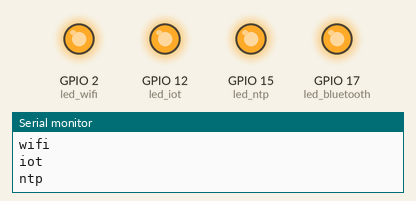
This sketch was run on a simulated ESP32. Shown: output pins drawn as LEDs (lit = HIGH), the last lines printed to the serial monitor.

Above: at 0.15 s.
At 2.25 s:
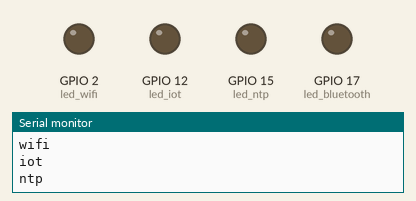
Timing chart, 0 to 3.0 s (numbered marks = the images above):
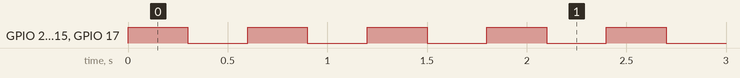

The sketch:

RTOS-Assign3-3.ino
```cpp
#include <stdio.h>
#include "freertos/FreeRTOS.h"
#include "freertos/task.h"
#include "driver/gpio.h"

// You'll likely need this on vanilla FreeRTOS
//#include semphr.h

// Use only core 1 for demo purposes
#if CONFIG_FREERTOS_UNICORE
  static const BaseType_t app_cpu = 0;
#else
  static const BaseType_t app_cpu = 1;
#endif

// Pins (change this if your Arduino board does not have LED_BUILTIN defined)
static const int led_bluetooth= 17;
static const int led_wifi= 2;
static const int led_ntp= 15;
static const int led_iot= 12;

//*****************************************************************************
// Tasks

// Blink LED based on rate passed by parameter

//*****************************************************************************
// Main (runs as its own task with priority 1 on core 1)

void setup() {
  // Configure Serial
  Serial.begin(115200);
  pinMode(led_bluetooth, OUTPUT);
  pinMode(led_wifi, OUTPUT);
  pinMode(led_ntp, OUTPUT);
  pinMode(led_iot, OUTPUT);
  // Wait a moment to start (so we don't miss Serial output)
  xTaskCreatePinnedToCore(task0,"t0",1024,NULL,tskIDLE_PRIORITY+1,NULL,app_cpu);
  xTaskCreatePinnedToCore(task1,"t1",1024,NULL,tskIDLE_PRIORITY+1,NULL,app_cpu);
  xTaskCreatePinnedToCore(task2,"t1",1024,NULL,tskIDLE_PRIORITY+1,NULL,app_cpu);
  xTaskCreatePinnedToCore(task3,"t1",1024,NULL,tskIDLE_PRIORITY+1,NULL,app_cpu);

}

void loop() {
  // Do nothing but allow yielding to lower-priority tasks
  vTaskDelay(1000 / portTICK_PERIOD_MS);
}
void task0( void *pvParameters ) {
   while(1) {
      Serial.println(" bluetooth" );
      digitalWrite(led_bluetooth, HIGH);
      vTaskDelay( pdMS_TO_TICKS(300) );
      digitalWrite(led_bluetooth, LOW);
      vTaskDelay( pdMS_TO_TICKS(300) );
   }
}
void task1( void *pvParameters ) {
   while(1) {
      Serial.println( "wifi" );
      digitalWrite(led_wifi, HIGH);
      vTaskDelay( pdMS_TO_TICKS(300) );
      digitalWrite(led_wifi, LOW);
      vTaskDelay( pdMS_TO_TICKS(300) );
   }
}
void task2( void *pvParameters ) {
   while(1) {
      Serial.println( "iot" );
      digitalWrite(led_iot, HIGH);
      vTaskDelay( pdMS_TO_TICKS(300) );
      digitalWrite(led_iot, LOW);
      vTaskDelay( pdMS_TO_TICKS(300) );
   }
}
void task3( void *pvParameters ) {
   while(1) {
      Serial.println( "ntp" );
      digitalWrite(led_ntp, HIGH);
      vTaskDelay( pdMS_TO_TICKS(300) );
      digitalWrite(led_ntp, LOW);
      vTaskDelay( pdMS_TO_TICKS(300) );
   }
}
```

Measured:
- by itself, GPIO 2 (led_wifi), GPIO 12 (led_iot), GPIO 15 (led_ntp), GPIO 17 (led_bluetooth): alternates HIGH for 0.30 s and LOW for 0.30 s
